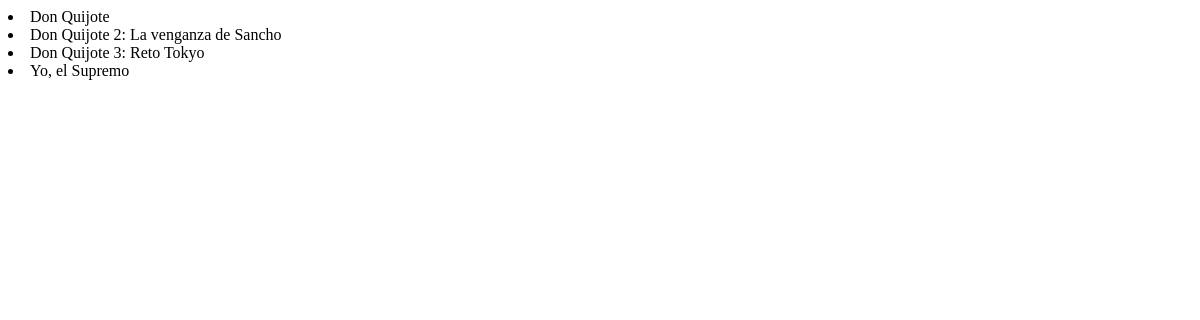
Before: /lista/ with the older database file.
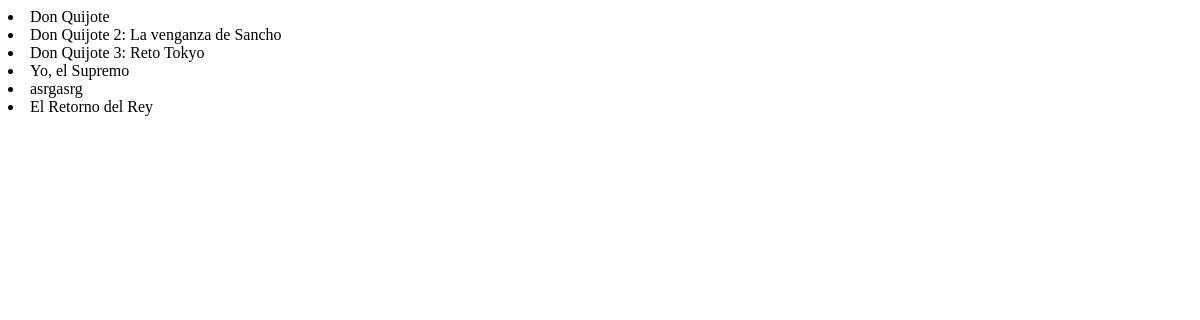
After: the same page with the newer database file.
### app1/models.py (models this page shows, shortened)
class Libro(models.Model):
    nombre = models.CharField(max_length=120)
    sinopsis = models.TextField(null=True, blank=True)
    autor = models.ForeignKey('Autor', on_delete=models.SET_NULL, null=True, blank=True)
    generos = models.ManyToManyField('Genero')

### app1/views.py (the view)
# urls.py: path('lista/', views.lista_libro),
def lista_libro(request):
    todos = Libro.objects.all()
    return render(request, "lista.html", {"libros": todos})

### app1/templates/lista.html
{% for libro in libros %}
    <li>{{ libro.nombre }}</li>
{% endfor %}

Changed rows visible on the page:
added Libro: nombre "asrgasrg"
added Libro: nombre "El Retorno del Rey"
